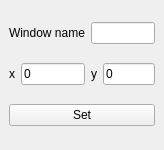
<?xml version="1.0" encoding="UTF-8"?>
<ui version="4.0">
 <class>MainWindow</class>
 <widget class="QMainWindow" name="MainWindow">
  <property name="geometry">
   <rect>
    <x>0</x>
    <y>0</y>
    <width>164</width>
    <height>150</height>
   </rect>
  </property>
  <property name="windowTitle">
   <string>WindowsMover</string>
  </property>
  <widget class="QWidget" name="centralwidget">
   <layout class="QGridLayout" name="gridLayout">
    <item row="0" column="2" colspan="2">
     <widget class="QLineEdit" name="LE_WIN_NAME"/>
    </item>
    <item row="1" column="1">
     <widget class="QLineEdit" name="LE_X">
      <property name="text">
       <string>0</string>
      </property>
     </widget>
    </item>
    <item row="1" column="2">
     <widget class="QLabel" name="label_3">
      <property name="text">
       <string>y</string>
      </property>
     </widget>
    </item>
    <item row="0" column="0" colspan="2">
     <widget class="QLabel" name="label">
      <property name="text">
       <string>Window name</string>
      </property>
     </widget>
    </item>
    <item row="1" column="0">
     <widget class="QLabel" name="label_2">
      <property name="text">
       <string>x</string>
      </property>
     </widget>
    </item>
    <item row="1" column="3">
     <widget class="QLineEdit" name="LE_Y">
      <property name="text">
       <string>0</string>
      </property>
     </widget>
    </item>
    <item row="2" column="0" colspan="4">
     <widget class="QPushButton" name="MB_SET">
      <property name="text">
       <string>Set</string>
      </property>
     </widget>
    </item>
   </layout>
  </widget>
 </widget>
 <resources/>
 <connections/>
</ui>
